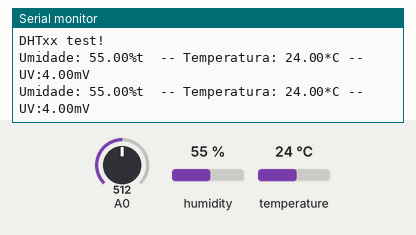
Simulated run of this sketch. Board: Arduino Uno, built with avr-gcc and run on an emulated ATmega328P. Parts: the last lines printed to the serial monitor. The inputs (shaded band) are chosen by the test bench; at power-on: humidity 55 %, A0 = 512, temperature 24 °C.

Above: at 1.8 s.
1.9 s: humidity set to 22 %
At 3.3 s:
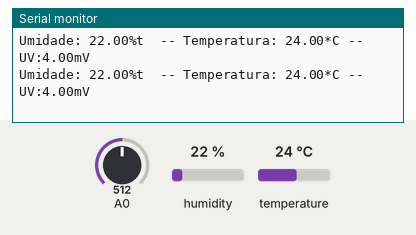
3.4 s: A0 set to 716
At 4.4 s:
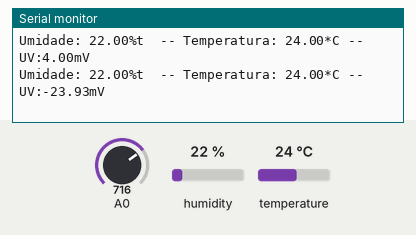
4.9 s: temperature set to 12 °C
At 5.9 s:
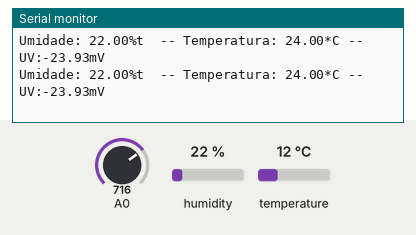
6.4 s: A0 set to 900
At 7.7 s:
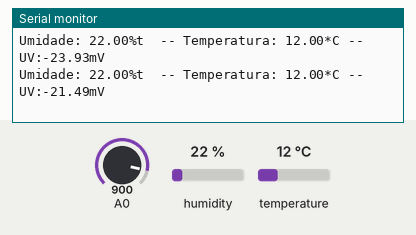
7.9 s: humidity set to 40 %
At 8.9 s:
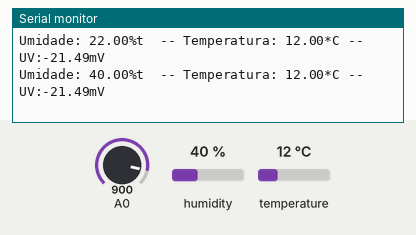
Timing chart, 0 to 10.4 s (numbered marks = the images above; inputs shaded):
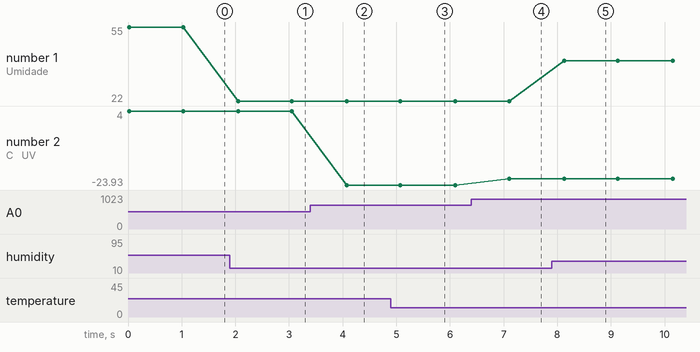

Measured:
- after the input at 1.9 s, the serial monitor: prints a new line after 0.15 s (image 1)
- after the input at 3.4 s, the serial monitor: prints a new line after 0.68 s (image 2)
- after the input at 6.4 s, the serial monitor: prints a new line after 0.71 s (image 4)
- after the input at 7.9 s, the serial monitor: prints a new line after 0.23 s (image 5)
- plotted number 1: 55 → 22 after the input at 1.9 s, 22 → 40 after the input at 7.9 s
- plotted number 2: 4 → -23.93 after the input at 3.4 s, -23.93 → -21.49 after the input at 6.4 s

The sketch:

test_temp_sensor.ino
```cpp
#include "DHT.h"
#define DHTPIN 2 // pino que estamos conectado
#define DHTTYPE DHT11 // DHT 11

DHT dht(DHTPIN, DHTTYPE);
void setup()
{
  Serial.begin(9600);
  Serial.println("DHTxx test!");
  dht.begin();
}
 void loop()
{
  int sensorValue;
  sensorValue=analogRead(A0);
  // A leitura da temperatura e umidade pode levar 250ms!
  // O atraso do sensor pode chegar a 2 segundos.
  float h = dht.readHumidity();
  float t = dht.readTemperature();
  // testa se retorno é valido, caso contrário algo está errado.
  if (isnan(t) || isnan(h))
  {
    Serial.println("Failed to read from DHT");
  }
  else
  {
    Serial.print("Umidade: ");
    Serial.print(h);
    Serial.print("%t ");
    Serial.print(" -- Temperatura: ");
    Serial.print(t);
    Serial.print("*C");
    Serial.print(" -- UV:");
    Serial.print(sensorValue*5000/1023.0);
    Serial.print("mV");
    Serial.print("\n");
    delay(1000);
  }
}
```
